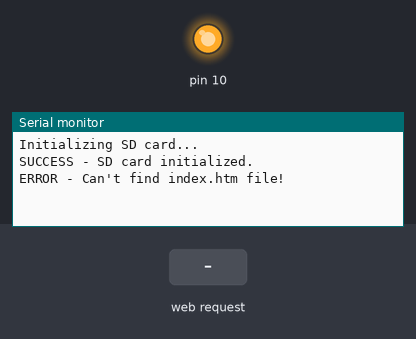
The sketch below on a simulated Arduino Uno, built with avr-gcc and run on an emulated ATmega328P. On the bench: output pins drawn as LEDs (lit = HIGH), the last lines printed to the serial monitor. The test bench sets the inputs (shaded band). Storage starts empty.

Above: at 1.2 s.
1.3 s: HTTP request GET /index.htm received
At 2.3 s:
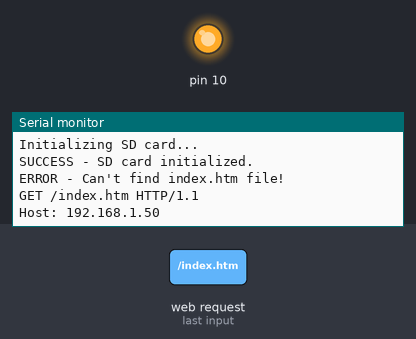
2.8 s: HTTP request GET /page2.htm received
At 3.4 s:
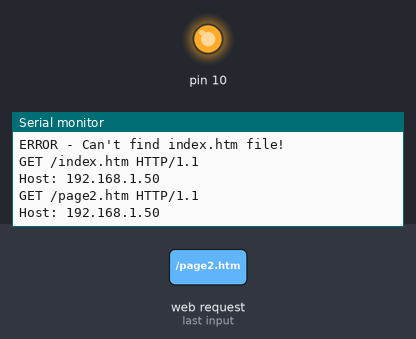
4.3 s: HTTP request GET /pic.jpg received
At 5.7 s:
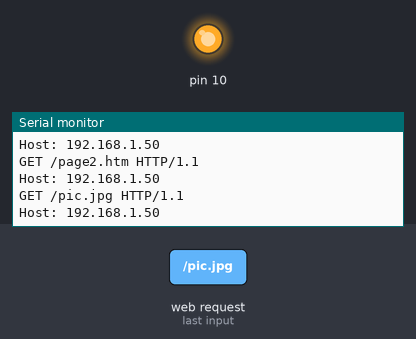

The sketch:

sketch_dec29a.ino
```cpp
/*--------------------------------------------------------------
  Program:      eth_websrv_SD_image

  Description:  Arduino web server that serves up a basic web
                page that displays an image.

  Hardware:     Arduino Uno and official Arduino Ethernet
                shield. Should work with other Arduinos and
                compatible Ethernet shields.
                2Gb micro SD card formatted FAT16

  Software:     Developed using Arduino 1.0.5 software
                Should be compatible with Arduino 1.0 +

                Requires index.htm, page2.htm and pic.jpg to be
                on the micro SD card in the Ethernet shield
                micro SD card socket.

  References:   - WebServer example by David A. Mellis and
                  modified by Tom Igoe
                - SD card examples by David A. Mellis and
                  Tom Igoe
                - Ethernet library documentation:
                  http://arduino.cc/en/Reference/Ethernet
                - SD Card library documentation:
                  http://arduino.cc/en/Reference/SD

  Date:         7 March 2013
  Modified:     17 June 2013

  Author:       W.A. Smith, http://startingelectronics.org
--------------------------------------------------------------*/

#include <SPI.h>
#include <Ethernet.h>
#include <SD.h>

// size of buffer used to capture HTTP requests
#define REQ_BUF_SZ   20

// MAC address from Ethernet shield sticker under board
byte mac[] = { 0xDE, 0xAD, 0xBE, 0xEF, 0xFE, 0xED };
IPAddress ip(192, 168, 0, 20); // IP address, may need to change depending on network
EthernetServer server(80);  // create a server at port 80
File webFile;
char HTTP_req[REQ_BUF_SZ] = {0}; // buffered HTTP request stored as null terminated string
char req_index = 0;              // index into HTTP_req buffer

void setup()
{
    // disable Ethernet chip
    pinMode(10, OUTPUT);
    digitalWrite(10, HIGH);

    Serial.begin(9600);       // for debugging

    // initialize SD card
    Serial.println("Initializing SD card...");
    if (!SD.begin(4)) {
        Serial.println("ERROR - SD card initialization failed!");
        return;    // init failed
    }
    Serial.println("SUCCESS - SD card initialized.");
    // check for index.htm file
    if (!SD.exists("index.htm")) {
        Serial.println("ERROR - Can't find index.htm file!");
        return;  // can't find index file
    }
    Serial.println("SUCCESS - Found index.htm file.");

    Ethernet.begin(mac, ip);  // initialize Ethernet device
    server.begin();           // start to listen for clients
}

void loop()
{
    EthernetClient client = server.available();  // try to get client

    if (client) {  // got client?
        boolean currentLineIsBlank = true;
        while (client.connected()) {
            if (client.available()) {   // client data available to read
                char c = client.read(); // read 1 byte (character) from client
                // buffer first part of HTTP request in HTTP_req array (string)
                // leave last element in array as 0 to null terminate string (REQ_BUF_SZ - 1)
                if (req_index < (REQ_BUF_SZ - 1)) {
                    HTTP_req[req_index] = c;          // save HTTP request character
                    req_index++;
                }
                // print HTTP request character to serial monitor
                Serial.print(c);
                // last line of client request is blank and ends with \n
                // respond to client only after last line received
                if (c == '\n' && currentLineIsBlank) {
                    // open requested web page file
                    if (StrContains(HTTP_req, "GET / ")
                                 || StrContains(HTTP_req, "GET /index.htm")) {
                        client.println("HTTP/1.1 200 OK");
                        client.println("Content-Type: text/html");
                        client.println("Connnection: close");
                        client.println();
                        webFile = SD.open("index.htm");        // open web page file
                    }
                    else if (StrContains(HTTP_req, "GET /page2.htm")) {
                        client.println("HTTP/1.1 200 OK");
                        client.println("Content-Type: text/html");
                        client.println("Connnection: close");
                        client.println();
                        webFile = SD.open("page2.htm");        // open web page file
                    }
                    else if (StrContains(HTTP_req, "GET /pic.jpg")) {
                        webFile = SD.open("pic.jpg");
                        if (webFile) {
                            client.println("HTTP/1.1 200 OK");
                            client.println();
                        }
                    }
                    if (webFile) {
                        while(webFile.available()) {
                            client.write(webFile.read()); // send web page to client
                        }
                        webFile.close();
                    }
                    // reset buffer index and all buffer elements to 0
                    req_index = 0;
                    StrClear(HTTP_req, REQ_BUF_SZ);
                    break;
                }
                // every line of text received from the client ends with \r\n
                if (c == '\n') {
                    // last character on line of received text
                    // starting new line with next character read
                    currentLineIsBlank = true;
                }
                else if (c != '\r') {
                    // a text character was received from client
                    currentLineIsBlank = false;
                }
            } // end if (client.available())
        } // end while (client.connected())
        delay(1);      // give the web browser time to receive the data
        client.stop(); // close the connection
    } // end if (client)
}

// sets every element of str to 0 (clears array)
void StrClear(char *str, char length)
{
    for (int i = 0; i < length; i++) {
        str[i] = 0;
    }
}

// searches for the string sfind in the string str
// returns 1 if string found
// returns 0 if string not found
char StrContains(char *str, char *sfind)
{
    char found = 0;
    char index = 0;
    char len;

    len = strlen(str);

    if (strlen(sfind) > len) {
        return 0;
    }
    while (index < len) {
        if (str[index] == sfind[found]) {
            found++;
            if (strlen(sfind) == found) {
                return 1;
            }
        }
        else {
            found = 0;
        }
        index++;
    }

    return 0;
}
```

Measured:
- after the input at 1.3 s, the serial monitor: prints a new line at once (image 1)
- after the input at 2.8 s, the serial monitor: prints a new line at once (image 2)
- after the input at 4.3 s, the serial monitor: prints a new line at once (image 3)
